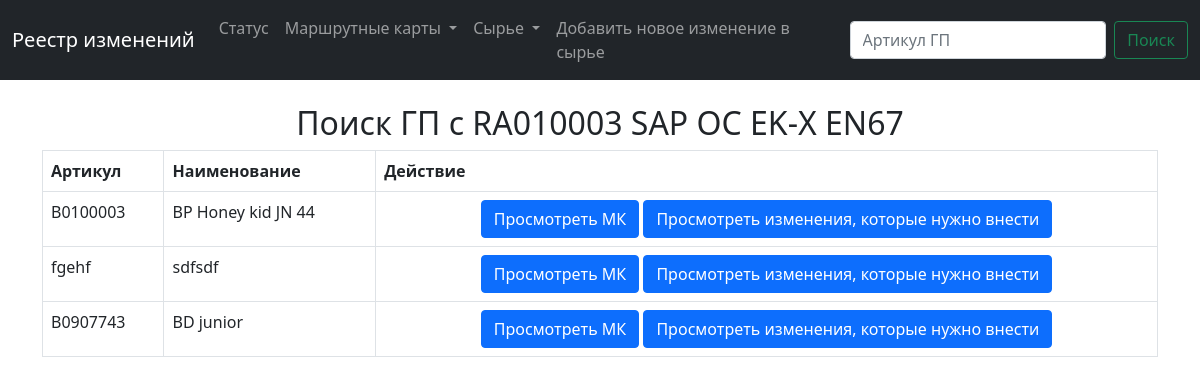
Screenshot of /gen/5 with the database file from the repository.
### main/models.py (models this page shows, shortened)
class Change (models.Model):
    raw_current = models.ForeignKey(Raw, blank=True, null=True, on_delete=models.CASCADE, related_name='raw_current')
    raw_new = models.ForeignKey(Raw, blank=True, null=True, on_delete=models.CASCADE, related_name='raw_new')
    created_date = models.DateTimeField(default=timezone.now)  # когда была создана заявка

class Raw (models.Model):
    num = models.CharField(max_length=200)  # артикул сырья
    name = models.CharField(max_length=200)  # наименование
    layer = models.CharField(max_length=200)  # навзвание слоя на русском
    def __str__(self):
        return self.num +' ' + self.name

class Sku (models.Model):
    num = models.CharField(max_length=200)  # артикул готоваой продукции (ГП)
    name = models.CharField(max_length=200)  # наименование ГП
    raw = models.ManyToManyField(Raw, blank=True, null=True)  # сырье
    weight = models.IntegerField(blank=True, null=True)  # вес
    photo = models.ImageField(blank=True, null=True,
                              upload_to="images/")  # фото
    type = models.ForeignKey(ProductsTypes, blank=True, null=True, on_delete=models.CASCADE)

### main/views.py (the view)
# urls.py: path('gen/<change_id>', views.gen, name='gen'),
def gen(request,change_id):
    change = Change.objects.get(id=change_id)
    sku = Sku.objects.filter(raw = change.raw_current)
    return render(request, 'main/gen.html', {'change':change,'sku':sku,})

### main/templates/main/gen.html (shortened to what this page needs)
{% extends 'main/base.html' %}
{% block content %}
    <br>
    <div class="container">
        <thead>
            <h2 style="text-align: center;"> Поиск ГП с {{change.raw_current}}<br></h2>
            <table class="table table-bordered">
                <tr style="font-weight:bold">
                    <td>Артикул</td>
                    <td>Наименование</td>
                    <td>Действие</td>
                </tr>
                <tr>
                    {% for sku in sku %}
                        <td>{{sku.num}} </td>
                        <td>{{sku.name}}</td>
                        <td align="center">
                            <div class="btn-group" role="group" aria-label="Basic example">
                                <a href="{% url 'show_sku' sku.id %}" type="button" class="btn btn-primary">Просмотреть МК</a>
                            </div>
                            <div class="btn-group" role="group" aria-label="Basic example">
                                <a href="{% url 'change' sku.id %}" type="button" class="btn btn-primary">Просмотреть изменения, которые нужно внести</a>
                            </div>
                        </td>
                        </tr>
                        </div>
                    {% endfor %}
{% endblock %}

### rows the page displays
Change: raw_current "RA010003 SAP OC EK-X EN67"
Sku: num "B0100003", name "BP Honey kid JN 44"
Sku: num "fgehf", name "sdfsdf"
Sku: num "B0907743", name "BD junior"
